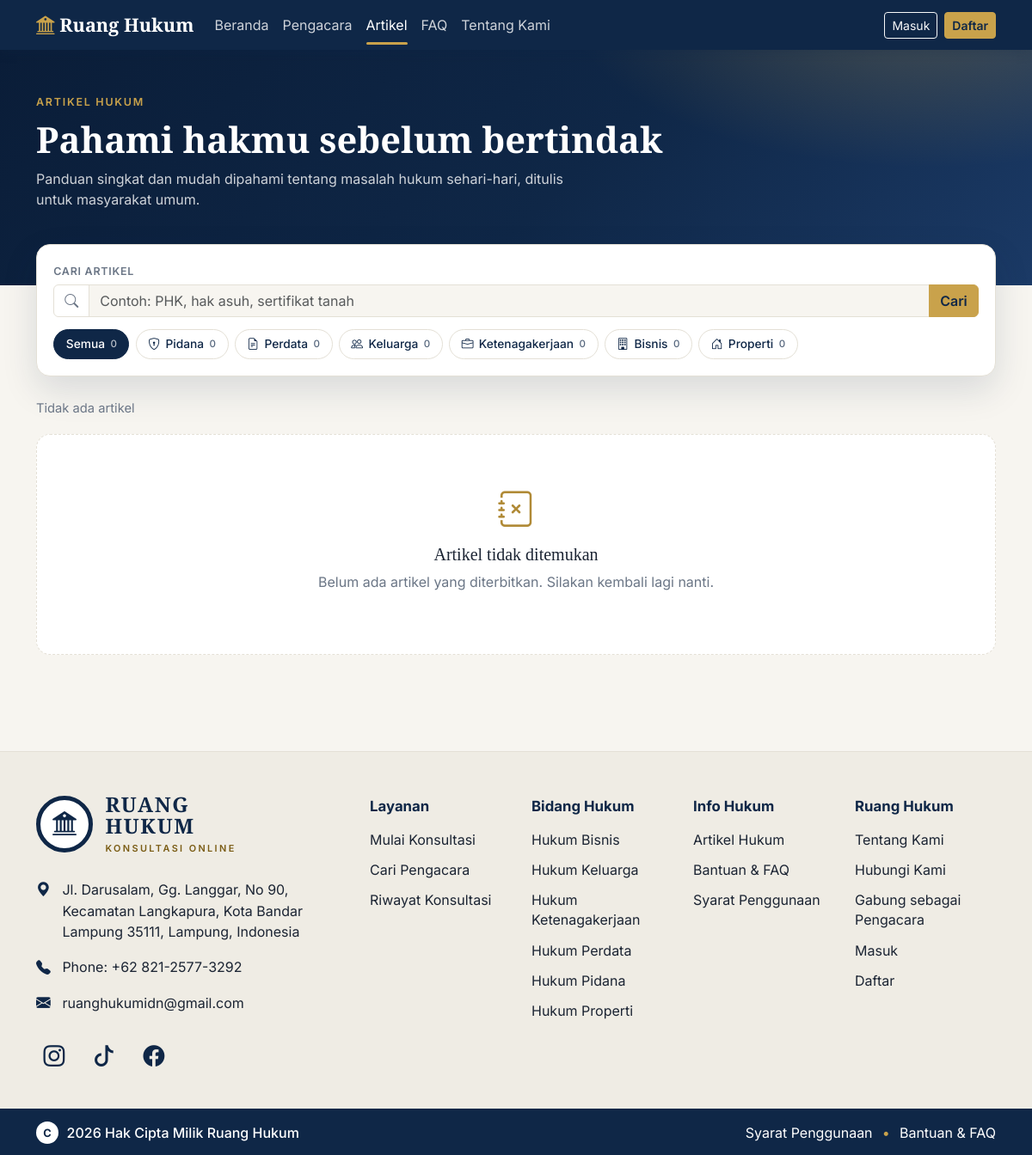
Screenshot of /artikel.php with the database file from the repository.
### tables this page shows
CREATE TABLE bidang_hukum (
  id INT AUTO_INCREMENT PRIMARY KEY,
  nama VARCHAR(80) NOT NULL UNIQUE,
  deskripsi VARCHAR(255) NULL
);

### includes/functions.php (called while the page is built, shortened)
<?php
function e($teks): string
{
    return htmlspecialchars((string) $teks, ENT_QUOTES, 'UTF-8');
}
function url(string $path = ''): string
{
    return BASE_URL . '/' . ltrim($path, '/');
}
function current_user(): ?array
{
    return $_SESSION['user'] ?? null;
}

### includes/komponen_artikel.php (called while the page is built, shortened)
<?php
function art_ikon(?int $bidang_id): string
{
    return [
        1 => 'bi-shield-lock',
        2 => 'bi-file-earmark-text',
        3 => 'bi-people',
        4 => 'bi-briefcase',
        5 => 'bi-building',
        6 => 'bi-house-door',
    ][$bidang_id ?? 0] ?? 'bi-journal-text';
}
    ob_start(); ?>

### config/kontak.php (called while the page is built)
<?php
return [
    'alamat'      => 'Jl. Darusalam, Gg. Langgar, No 90, Kecamatan Langkapura, Kota Bandar Lampung 35111, Lampung, Indonesia',
    'telepon'     => '+62 821-2577-3292',
    'telepon_tel' => '+6282125773292',
    'email'       => 'ruanghukumidn@gmail.com',
    'sosial' => [
        ['nama' => 'Instagram', 'ikon' => 'bi-instagram', 'url' => 'https://www.instagram.com/ruanghukumidn'],
        ['nama' => 'TikTok',    'ikon' => 'bi-tiktok',    'url' => 'https://www.tiktok.com/@ruanghukumindonesia'],
        ['nama' => 'Facebook',  'ikon' => 'bi-facebook',  'url' => 'https://www.facebook.com/share/1ACeHsNsQn/'],
    ],
];

### config/database.php (called while the page is built)
<?php
function db(): PDO
{
    static $pdo = null;
    if ($pdo === null) {
        $host = 'localhost';
        $name = 'ruang_hukum';
        $user = 'root';
        $pass = '';
        try {
            $pdo = new PDO(
                "mysql:host=$host;dbname=$name;charset=utf8mb4",
                $user,
                $pass,
                [
                    PDO::ATTR_ERRMODE            => PDO::ERRMODE_EXCEPTION,
                    PDO::ATTR_DEFAULT_FETCH_MODE => PDO::FETCH_ASSOC,
                    PDO::ATTR_EMULATE_PREPARES   => false,
                ]
            );
        } catch (PDOException $e) {
            http_response_code(500);
            die('Koneksi database gagal. Pastikan MySQL menyala dan database "ruang_hukum" sudah diimpor (database/schema.sql).');
        }
    }
    return $pdo;
}

### artikel.php (the view, shortened to what this page needs)
<?php
require_once __DIR__ . '/includes/komponen_artikel.php';
$pdo = db();
$q         = mb_substr(trim((string) ($_GET['q'] ?? '')), 0, 60);
$bidang_id = (int) ($_GET['bidang'] ?? 0);
$adaFilter = $q !== '' || $bidang_id > 0;
$kondisi = ["a.status = 'terbit'"];
$param   = [];
$where = implode(' AND ', $kondisi);
$stmt = $pdo->prepare("SELECT COUNT(*) FROM artikel a WHERE $where");
$stmt->execute($param);
$total    = (int) $stmt->fetchColumn();
$sorotan = null;
$chip = $pdo->query(
    "SELECT b.id, b.nama, COUNT(a.id) AS jml
     FROM bidang_hukum b
     LEFT JOIN artikel a ON a.bidang_id = b.id AND a.status = 'terbit'
     GROUP BY b.id, b.nama
     ORDER BY b.id"
)->fetchAll();
$semuaTerbit = (int) $pdo->query("SELECT COUNT(*) FROM artikel WHERE status = 'terbit'")->fetchColumn();
require_once __DIR__ . '/includes/header.php';
?>
<link rel="stylesheet" href="<?= e(url('assets/css/halaman_dalam.css')) ?>">
<section class="hd-hero">
  <div class="container">
    <span class="hd-kicker">Artikel hukum</span>
    <h1>Pahami hakmu sebelum bertindak</h1>
    <p>Panduan singkat dan mudah dipahami tentang masalah hukum sehari-hari, ditulis untuk masyarakat umum.</p>
  </div>
</section>
<div class="container hd-isi">
  <div class="hd-panel">
    <form method="get" action="<?= e(url('artikel.php')) ?>">
      <label class="form-label" for="a-q">Cari artikel</label>
      <div class="input-group">
        <span class="input-group-text"><i class="bi bi-search"></i></span>
        <input class="form-control" id="a-q" name="q" type="search" value="<?= e($q) ?>" placeholder="Contoh: PHK, hak asuh, sertifikat tanah">
        <button class="btn btn-gold" type="submit">Cari</button>
      </div>
    </form>
    <div class="hd-chips">
      <a class="hd-chip <?= $bidang_id === 0 ? 'aktif' : '' ?>" href="<?= e(url('artikel.php' . ($q !== '' ? '?q=' . urlencode($q) : ''))) ?>">Semua <span class="jml"><?= $semuaTerbit ?></span></a>
      <?php foreach ($chip as $c): ?>
        <?php $tautan = 'artikel.php?' . http_build_query(array_filter(['bidang' => $c['id'], 'q' => $q], fn ($v) => $v !== '')); ?>
        <a class="hd-chip <?= (int) $c['id'] === $bidang_id ? 'aktif' : '' ?>" href="<?= e(url($tautan)) ?>">
          <i class="bi <?= art_ikon((int) $c['id']) ?>"></i> <?= e(preg_replace('/^Hukum\s+/', '', $c['nama'])) ?> <span class="jml"><?= (int) $c['jml'] ?></span>
        </a>
      <?php endforeach; ?>
    </div>
  </div>
  <div class="hd-info">
    <span>
      <?php if ($total === 0): ?>Tidak ada artikel<?php else: ?>Menampilkan <strong><?= count($daftar) + ($sorotan ? 1 : 0) ?></strong> dari <strong><?= $total ?></strong> artikel<?php endif; ?>
    </span>
  </div>
  <?php if ($total === 0): ?>
    <div class="hd-kosong">
      <i class="bi bi-journal-x"></i>
      <h3 class="h5 mt-2">Artikel tidak ditemukan</h3>
      <p><?= $adaFilter ? 'Coba kata kunci lain atau pilih bidang yang berbeda.' : 'Belum ada artikel yang diterbitkan. Silakan kembali lagi nanti.' ?></p>
    </div>
  <?php endif; ?>
</div>
<?php require_once __DIR__ . '/includes/footer.php'; ?>

### includes/footer.php (shortened to what this page needs)
</main>
<?php $tanpaKerangka = $tanpaKerangka ?? false; ?>
<?php if (!$tanpaKerangka): ?>
<?php
$kontak = require __DIR__ . '/../config/kontak.php';
$bidangFooter = [];
try {
    $bidangFooter = db()->query('SELECT id, nama FROM bidang_hukum ORDER BY nama LIMIT 6')->fetchAll();
} catch (Throwable $ex) {
    $bidangFooter = [];
}
$userFooter = current_user();
?>
<footer class="rh-footer mt-5">
  <div class="rh-footer-atas">
    <div class="container">
      <div class="row g-4 g-xl-5">
        <div class="col-lg-4">
          <a class="rh-logo" href="<?= url('index.php') ?>" aria-label="Ruang Hukum, ke beranda">
            <span class="rh-logo-lingkar"><i class="bi bi-bank2"></i></span>
            <span class="rh-logo-teks">
              <span class="rh-logo-nama">Ruang<br>Hukum</span>
              <span class="rh-logo-sub">Konsultasi Online</span>
            </span>
          </a>
          <ul class="rh-kontak list-unstyled">
            <li>
              <i class="bi bi-geo-alt-fill" aria-hidden="true"></i>
              <address class="mb-0"><?= e($kontak['alamat']) ?></address>
            </li>
            <li>
              <i class="bi bi-telephone-fill" aria-hidden="true"></i>
              <span>Phone: <a href="tel:<?= e($kontak['telepon_tel']) ?>"><?= e($kontak['telepon']) ?></a></span>
            </li>
            <li>
              <i class="bi bi-envelope-fill" aria-hidden="true"></i>
              <a href="mailto:<?= e($kontak['email']) ?>"><?= e($kontak['email']) ?></a>
            </li>
          </ul>
          <div class="rh-sosial" aria-label="Media sosial Ruang Hukum">
            <?php foreach ($kontak['sosial'] as $s): ?>
              <a href="<?= e($s['url']) ?>" target="_blank" rel="noopener noreferrer"
                 aria-label="<?= e($s['nama']) ?> Ruang Hukum" title="<?= e($s['nama']) ?>">
                <i class="bi <?= e($s['ikon']) ?>" aria-hidden="true"></i>
              </a>
            <?php endforeach; ?>
          </div>
        </div>
        <nav class="col-lg-8" aria-label="Tautan footer">
          <div class="row g-4">
            <div class="col-6 col-md-3">
              <h2 class="rh-footer-judul">Layanan</h2>
              <ul class="rh-footer-daftar">
                <li><a href="<?= url('klien/konsultasi_baru.php') ?>">Mulai Konsultasi</a></li>
                <li><a href="<?= url('pengacara.php') ?>">Cari Pengacara</a></li>
                <li><a href="<?= url('klien/dashboard.php') ?>">Riwayat Konsultasi</a></li>
              </ul>
            </div>
            <div class="col-6 col-md-3">
              <h2 class="rh-footer-judul">Bidang Hukum</h2>
              <ul class="rh-footer-daftar">
                <?php foreach ($bidangFooter as $b): ?>
                  <li><a href="<?= url('pengacara.php?bidang=' . (int) $b['id']) ?>"><?= e($b['nama']) ?></a></li>
                <?php endforeach; ?>
              </ul>
            </div>
            <div class="col-6 col-md-3">
              <h2 class="rh-footer-judul">Info Hukum</h2>
              <ul class="rh-footer-daftar">
                <li><a href="<?= url('artikel.php') ?>">Artikel Hukum</a></li>
                <li><a href="<?= url('faq.php') ?>">Bantuan &amp; FAQ</a></li>
                <li><a href="<?= url('syarat.php') ?>">Syarat Penggunaan</a></li>
              </ul>
            </div>
            <div class="col-6 col-md-3">
              <h2 class="rh-footer-judul">Ruang Hukum</h2>
              <ul class="rh-footer-daftar">
                <li><a href="<?= url('tentang.php') ?>">Tentang Kami</a></li>
                <li><a href="<?= url('tentang.php#kontak') ?>">Hubungi Kami</a></li>
                <li><a href="<?= url('auth/register.php?role=pengacara') ?>">Gabung sebagai Pengacara</a></li>
                <?php if ($userFooter): ?>
                  <li><a href="<?= url(dashboard_path($userFooter['role'])) ?>">Dashboard Saya</a></li>
                <?php else: ?>
                  <li><a href="<?= url('auth/login.php') ?>">Masuk</a></li>
                  <li><a href="<?= url('auth/register.php') ?>">Daftar</a></li>
                <?php endif; ?>
              </ul>
            </div>
          </div>
        </nav>
      </div>
    </div>
  </div>
  <div class="rh-footer-bawah">
    <div class="container">
      <div class="rh-hak-cipta">
        <span class="rh-c" aria-hidden="true">C</span>
        <span><?= date('Y') ?> Hak Cipta Milik Ruang Hukum</span>
      </div>
      <div class="rh-bawah-tautan">
        <a href="<?= url('syarat.php') ?>">Syarat Penggunaan</a>
        <span class="rh-titik" aria-hidden="true">&bull;</span>
        <a href="<?= url('faq.php') ?>">Bantuan &amp; FAQ</a>
      </div>
    </div>
  </div>
</footer>
<?php endif; ?>
</body>
</html>

### rows the page displays
bidang_hukum: nama "Pidana", jml "0", nama "Hukum Pidana"
bidang_hukum: nama "Perdata", jml "0", nama "Hukum Perdata"
bidang_hukum: nama "Keluarga", jml "0", nama "Hukum Keluarga"
bidang_hukum: nama "Ketenagakerjaan", jml "0", nama "Hukum Ketenagakerjaan"
bidang_hukum: nama "Bisnis", jml "0", nama "Hukum Bisnis"
bidang_hukum: nama "Properti", jml "0", nama "Hukum Properti"

### other values shown
$mnNama "Beranda"
$mnNama "Pengacara"
$mnNama "Artikel"
$mnNama "FAQ"
$mnNama "Tentang Kami"
$semuaTerbit "0"
$kontak['alamat'] "Jl. Darusalam, Gg. Langgar, No 90, Kecamatan Langkapura, Kota Bandar Lampung 35111, Lampung, Indonesia"
$kontak['telepon'] "+62 821-2577-3292"
$kontak['email'] "ruanghukumidn@gmail.com"
